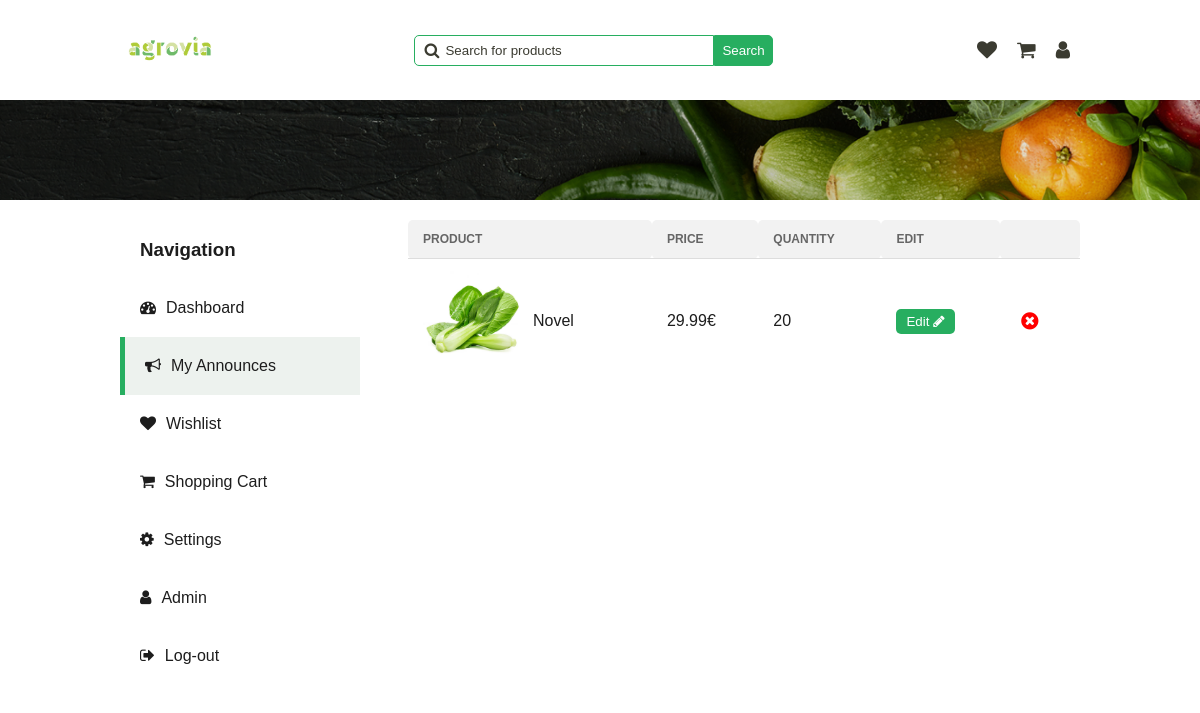
Page /pages/my-announces.php (signed in) on the earlier database version.
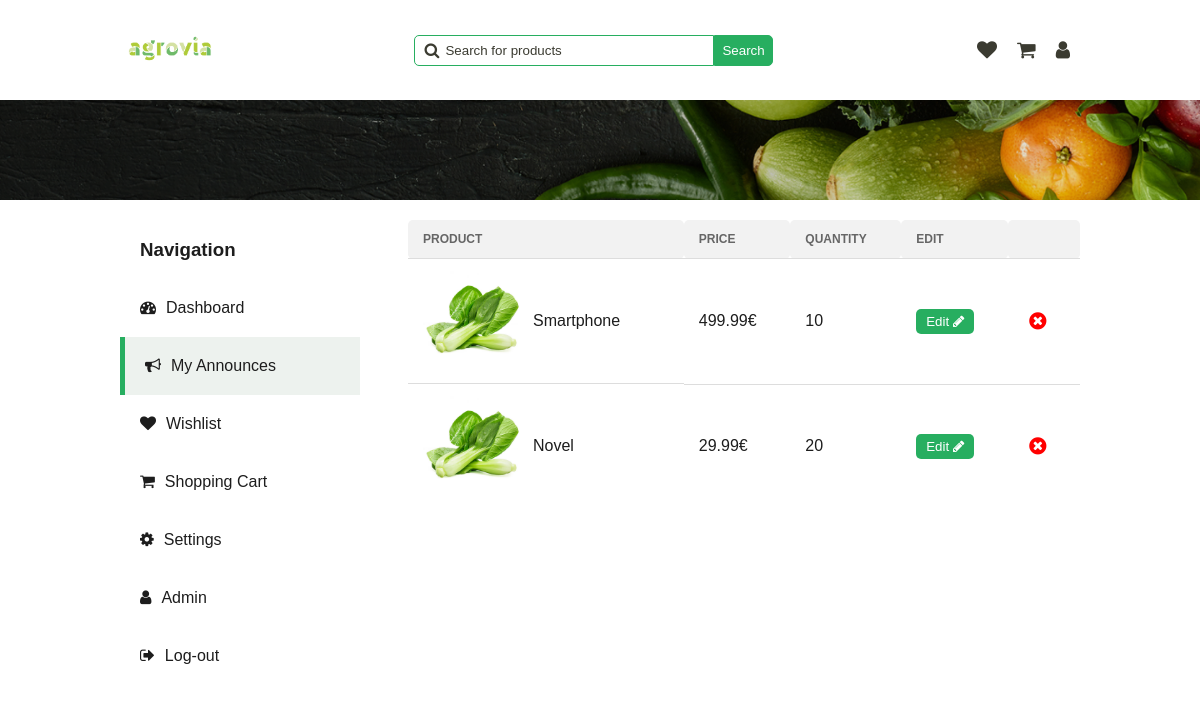
Same page on the later database version.
### tables this page shows
CREATE TABLE Announce (
  id INTEGER PRIMARY KEY,
  id_category INTEGER,
  image TEXT,
  title TEXT,
  description TEXT,
  price FLOAT,
  quantity INTEGER,
  rating INTEGER,
  out_of_stock BOOLEAN,
  FOREIGN KEY (id_category) REFERENCES Category(id)
);

### php/announce.php (called while the page is built, shortened)
<?php
require '../php/pdo.php';
function get_user_announces_by_id($user_id)
{
    global $pdo;
    $query = "SELECT * FROM Announce WHERE id IN (SELECT announce_id FROM UserAnnounce WHERE user_id = :user_id)";
    $stmt = $pdo->prepare($query);
    $stmt->bindParam(':user_id', $user_id);
    $stmt->execute();
    $announce = $stmt->fetchAll(PDO::FETCH_ASSOC);
    return $announce;
}
?>

### pages/my-announces.php (the view, shortened to what the changed rows need)
<!DOCTYPE html>
<html lang="en">
<head>
    <link rel="stylesheet" href="../styles/alert.css">
    <link rel="stylesheet" href="../styles/dashboard.css" onload="load_theme()">
    <link rel="stylesheet" href="../styles/main-header.css">
    <link rel="stylesheet" href="../styles/my-announces.css">
    <link rel="stylesheet" href="../styles/confirm-modal.css">
    <link rel="stylesheet" href="../styles/wishlist.css">
    <link rel="stylesheet" href="https://cdnjs.cloudflare.com/ajax/libs/font-awesome/4.7.0/css/font-awesome.min.css">
</head>
<body>
    <?php
    require "../php/user.php";
    require "../php/announce.php";
    $user_announces = get_user_announces_by_id($_SESSION['user_id']);
    ?>
    <div class="main-container">
        <section class="tab-content my-announces-section">
            <table>
                <tr>
                    <th>Product</th>
                    <th>Price</th>
                    <th>Quantity</th>
                    <th>Edit</th>
                    <th></th>
                </tr>
                <?php foreach ($user_announces as $item): ?>
                    <tr id="wishlist-item-<?php echo $item['id']; ?>">
                        <td class="product">
                            <img src="<?php echo $item['image']; ?>" alt="product">
                            <span class="title"><?php echo $item['title']; ?></span>
                        </td>
                        <td class="price" id="price-<?php echo $item['id']; ?>">
                            <?php echo $item['price']; ?>€
                        </td>
                        <td class="stock-status">
                            <span>
                                <span class="quantity"
                                    id="count-<?php echo $item['id']; ?>"><?php echo $item['quantity']; ?></span>
                            </span>
                        </td>
                        <td>
                            <button class="edit-btn" onclick="open_edit_announce_modal(
                                            <?php echo $item['id']; ?>,
                                            '<?php echo $item['title']; ?>',
                                            '<?php echo $item['description']; ?>',
                                            <?php echo $item['price']; ?>,
                                            <?php echo $item['quantity']; ?>
                            )">
                                Edit <i class="fa fa-pencil" aria-hidden="true"></i>
                            </button>
                        </td>
                        <td>
                            <button class="delete-btn" onclick="delete_announce(<?php echo $item['id']; ?>)">
                                <i class="fa fa-times-circle" aria-hidden="true"></i>
                            </button>
                        </td>
                    </tr>
                    <?php
                endforeach;
                ?>
            </table>
        </section>
    </div>
</body>
</html>

Differences in the rows shown:
added announce: image (picture), title "Smartphone", price "499.99", quantity "10"
